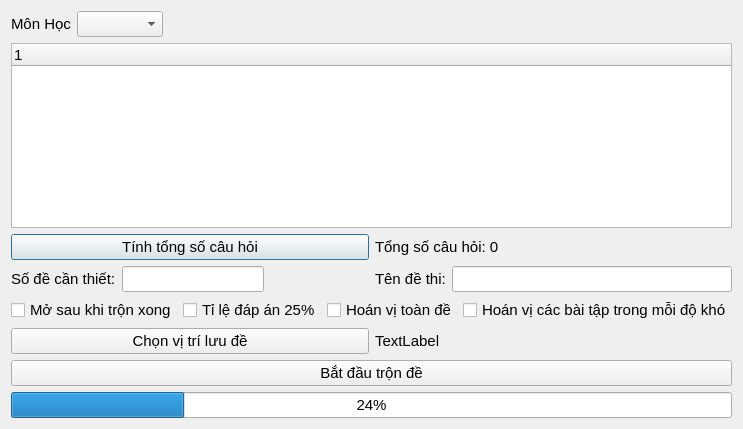
<?xml version="1.0" encoding="UTF-8"?>
<ui version="4.0">
 <class>MakeTest</class>
 <widget class="QDialog" name="MakeTest">
  <property name="geometry">
   <rect>
    <x>0</x>
    <y>0</y>
    <width>716</width>
    <height>429</height>
   </rect>
  </property>
  <property name="windowTitle">
   <string>Tạo đề mới</string>
  </property>
  <property name="styleSheet">
   <string notr="true"/>
  </property>
  <layout class="QVBoxLayout" name="verticalLayout">
   <item>
    <layout class="QHBoxLayout" name="horizontalLayout_2">
     <item>
      <widget class="QLabel" name="label">
       <property name="font">
        <font>
         <family>Arial</family>
         <pointsize>11</pointsize>
        </font>
       </property>
       <property name="text">
        <string>Môn Học</string>
       </property>
       <property name="alignment">
        <set>Qt::AlignLeading|Qt::AlignLeft|Qt::AlignVCenter</set>
       </property>
      </widget>
     </item>
     <item>
      <widget class="QComboBox" name="comboBox_Subject">
       <property name="font">
        <font>
         <family>Arial</family>
         <pointsize>11</pointsize>
        </font>
       </property>
      </widget>
     </item>
     <item>
      <spacer name="horizontalSpacer_2">
       <property name="orientation">
        <enum>Qt::Horizontal</enum>
       </property>
       <property name="sizeType">
        <enum>QSizePolicy::MinimumExpanding</enum>
       </property>
       <property name="sizeHint" stdset="0">
        <size>
         <width>40</width>
         <height>20</height>
        </size>
       </property>
      </spacer>
     </item>
    </layout>
   </item>
   <item>
    <widget class="QTreeWidget" name="treeWidget">
     <property name="font">
      <font>
       <family>Arial</family>
       <pointsize>11</pointsize>
      </font>
     </property>
     <property name="styleSheet">
      <string notr="true"/>
     </property>
     <property name="wordWrap">
      <bool>false</bool>
     </property>
     <column>
      <property name="text">
       <string notr="true">1</string>
      </property>
     </column>
    </widget>
   </item>
   <item>
    <layout class="QHBoxLayout" name="horizontalLayout_7">
     <item>
      <widget class="QPushButton" name="pushButton_CaculatetotalQuestion">
       <property name="font">
        <font>
         <family>Arial</family>
         <pointsize>11</pointsize>
        </font>
       </property>
       <property name="text">
        <string>Tính tổng số câu hỏi</string>
       </property>
      </widget>
     </item>
     <item>
      <widget class="QLabel" name="label_TotalQuestion">
       <property name="font">
        <font>
         <family>Arial</family>
         <pointsize>11</pointsize>
        </font>
       </property>
       <property name="text">
        <string>Tổng số câu hỏi: 0</string>
       </property>
      </widget>
     </item>
    </layout>
   </item>
   <item>
    <layout class="QHBoxLayout" name="horizontalLayout_4">
     <item>
      <layout class="QHBoxLayout" name="horizontalLayout">
       <item>
        <widget class="QLabel" name="label_2">
         <property name="font">
          <font>
           <family>Arial</family>
           <pointsize>11</pointsize>
          </font>
         </property>
         <property name="text">
          <string>Số đề cần thiết:</string>
         </property>
        </widget>
       </item>
       <item>
        <widget class="QLineEdit" name="lineEdit_ND">
         <property name="font">
          <font>
           <family>Arial</family>
           <pointsize>11</pointsize>
          </font>
         </property>
        </widget>
       </item>
       <item>
        <spacer name="horizontalSpacer">
         <property name="font">
          <font>
           <pointsize>11</pointsize>
          </font>
         </property>
         <property name="orientation">
          <enum>Qt::Horizontal</enum>
         </property>
         <property name="sizeHint" stdset="0">
          <size>
           <width>40</width>
           <height>20</height>
          </size>
         </property>
        </spacer>
       </item>
      </layout>
     </item>
     <item>
      <layout class="QHBoxLayout" name="horizontalLayout_3">
       <item>
        <widget class="QLabel" name="label_3">
         <property name="font">
          <font>
           <family>Arial</family>
           <pointsize>11</pointsize>
          </font>
         </property>
         <property name="text">
          <string>Tên đề thi:</string>
         </property>
        </widget>
       </item>
       <item>
        <widget class="QLineEdit" name="lineEdit_TestName">
         <property name="font">
          <font>
           <family>Arial</family>
           <pointsize>11</pointsize>
          </font>
         </property>
        </widget>
       </item>
      </layout>
     </item>
    </layout>
   </item>
   <item>
    <layout class="QHBoxLayout" name="horizontalLayout_5">
     <item>
      <widget class="QCheckBox" name="checkBox_Opener">
       <property name="font">
        <font>
         <family>Arial</family>
         <pointsize>11</pointsize>
        </font>
       </property>
       <property name="text">
        <string>Mở sau khi trộn xong</string>
       </property>
      </widget>
     </item>
     <item>
      <widget class="QCheckBox" name="checkBox_AnswerRatio">
       <property name="font">
        <font>
         <family>Arial</family>
         <pointsize>11</pointsize>
        </font>
       </property>
       <property name="text">
        <string>Tỉ lệ đáp án 25%</string>
       </property>
      </widget>
     </item>
     <item>
      <widget class="QCheckBox" name="checkBox_Shuffle">
       <property name="font">
        <font>
         <family>Arial</family>
         <pointsize>11</pointsize>
        </font>
       </property>
       <property name="text">
        <string>Hoán vị toàn đề</string>
       </property>
      </widget>
     </item>
     <item>
      <widget class="QCheckBox" name="checkBox_PartialShuffle">
       <property name="font">
        <font>
         <family>Arial</family>
         <pointsize>11</pointsize>
        </font>
       </property>
       <property name="text">
        <string>Hoán vị các bài tập trong mỗi độ khó</string>
       </property>
      </widget>
     </item>
    </layout>
   </item>
   <item>
    <layout class="QHBoxLayout" name="horizontalLayout_6">
     <item>
      <widget class="QPushButton" name="pushButton_ChooseOutDir">
       <property name="font">
        <font>
         <family>Arial</family>
         <pointsize>11</pointsize>
        </font>
       </property>
       <property name="text">
        <string>Chọn vị trí lưu đề</string>
       </property>
      </widget>
     </item>
     <item>
      <widget class="QLabel" name="label_ChosenOutDir">
       <property name="font">
        <font>
         <family>Arial</family>
         <pointsize>11</pointsize>
        </font>
       </property>
       <property name="text">
        <string>TextLabel</string>
       </property>
      </widget>
     </item>
    </layout>
   </item>
   <item>
    <widget class="QPushButton" name="pushButton_Done">
     <property name="font">
      <font>
       <family>Arial</family>
       <pointsize>11</pointsize>
      </font>
     </property>
     <property name="text">
      <string>Bắt đầu trộn đề</string>
     </property>
    </widget>
   </item>
   <item>
    <widget class="QProgressBar" name="progressBar">
     <property name="font">
      <font>
       <family>Arial</family>
       <pointsize>11</pointsize>
      </font>
     </property>
     <property name="value">
      <number>24</number>
     </property>
    </widget>
   </item>
  </layout>
 </widget>
 <resources/>
 <connections/>
</ui>
